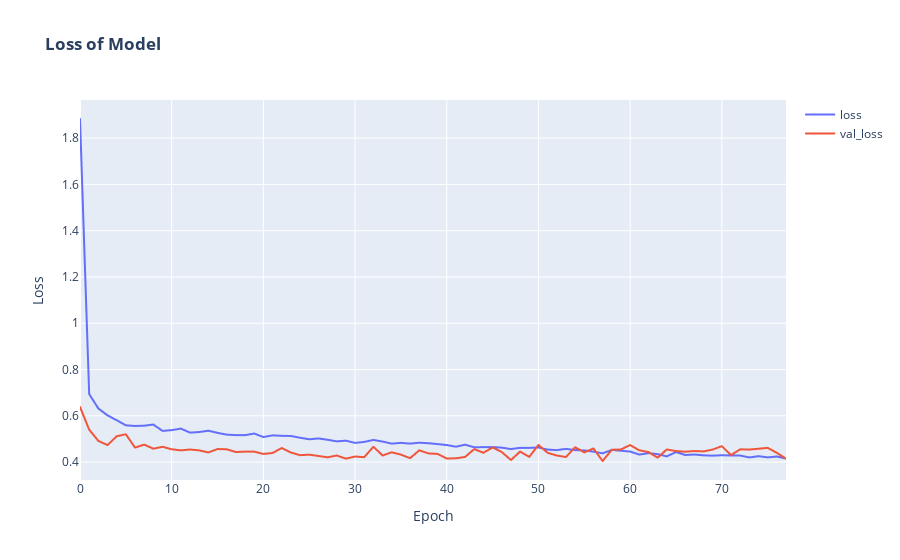

Source (notebook cell):
### Code cell
import plotly.graph_objects as go

fig = go.Figure( )
fig.add_trace(go.Scattergl(y=history.history['loss'], name='loss')) 
fig.add_trace(go.Scattergl(y=history.history['val_loss'], name='val_loss')) 
fig.update_layout(title="<b>Loss of Model</b>", xaxis_title='Epoch', yaxis_title='Loss', template='plotly')
fig.show( )
